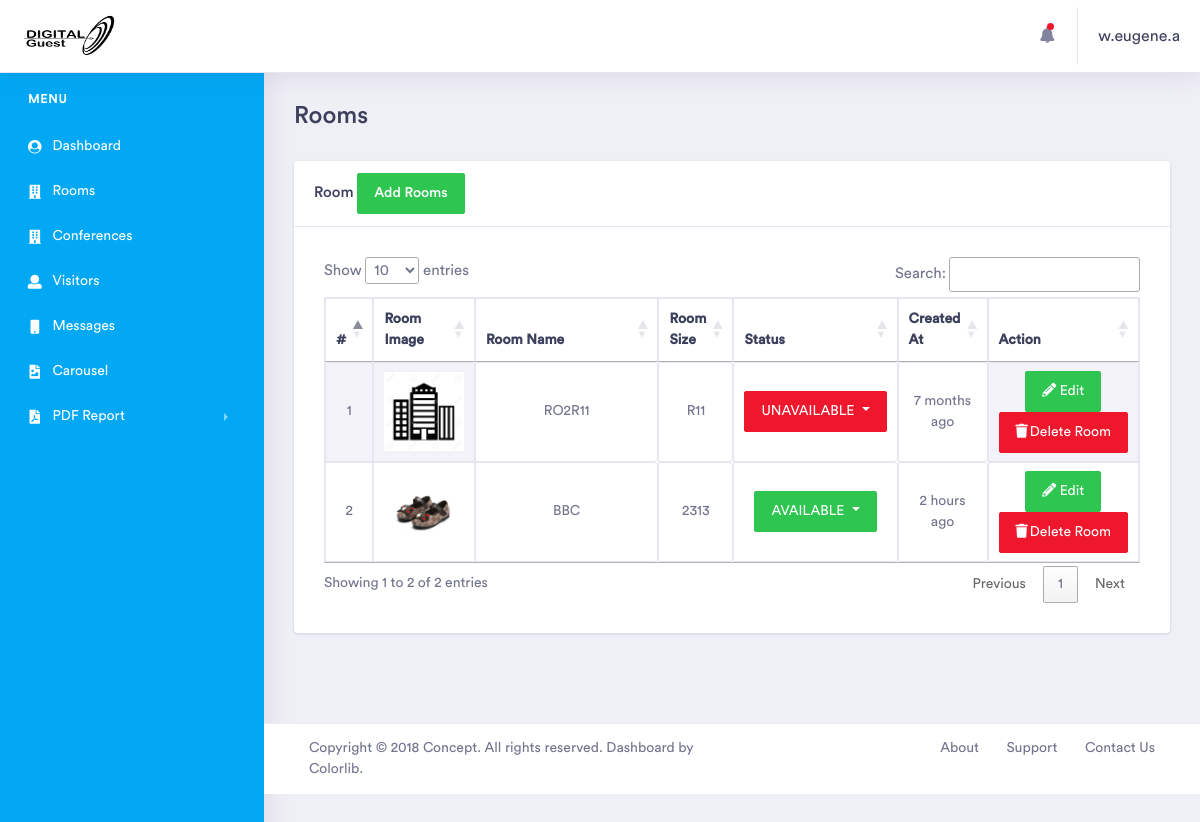
Screenshot of /visitorsadmin/room (signed in) with the database file from the repository.
### visitorsfront/models.py (models this page shows, shortened)
class Room(models.Model):
    room_name = models.CharField(max_length=200, null=False, blank=False)
    room_number = models.CharField(max_length=200, null=False, blank=False)
    room_image = models.ImageField(max_length=200, null=False, blank=False, upload_to='rooms')
    created_at = models.DateTimeField(auto_now_add=True)
    updated_at = models.DateTimeField(auto_now=True)
    ROOM_STATUS=(
        ('AVAILABLE', 'Available'),
        ('UNAVAILABLE','Unavailable'),
    )
    status = models.CharField(choices=ROOM_STATUS, max_length=200, null=False, blank=False, default='AVAILABLE')

### visitorsadmin/views.py (the view)
# urls.py: path('room', views.room, name='room'),
def room(request):
    rooms =Room.objects.all()
    context = {
        'rooms': rooms,
    }
    return render(request, 'tulia/orders/new_orders.html', context)

### visitorsadmin/templatetags/call_method.py (called while the page is built)
@register.filter(name='messagesss')
def allmessages(request):
    messages = Message.objects.order_by('-created_at')
    if messages:
        return messages
    return None

@register.filter(name='if_admin')
def if_admin(request):
    user=request.user.id
    admin = User.objects.filter(id=user, is_superuser=True).first()
    if admin:
        return True
    return False

### visitorsadmin/templates/tulia/orders/new_orders.html (shortened to what this page needs)
{% extends 'tulia/dashboard/dashboard.html' %}
{% load humanize %}
{% load static %}
{% load call_method %}
{% block content %}
    <div class="dashboard-wrapper">
            <div class="container-fluid  dashboard-content">
                <div class="row">
                    <div class="col-xl-12 col-lg-12 col-md-12 col-sm-12 col-12">
                        <div class="page-header">
                            <h2 class="pageheader-title">Rooms</h2>
                        </div>
                    </div>
                </div>
                <div class="row">
                    <div class="col-xl-12 col-lg-12 col-md-12 col-sm-12 col-12">
                        <div class="card">
                            <h5 class="card-header">Room
                                {% if request|if_admin %}
                                    <a href="#" class="btn-success btn pull-right" data-toggle="modal" data-target="#productadd">Add Rooms </a>
                                {% endif %}
                            </h5>
                            <div class="card-body">
                                <div class="table-responsive">
                                 {% if rooms|length > 0 %}
                                    <div class="main-chart" id="line-chart" style="padding: 10px">
                                       <table id="myTable" class="example table table-striped table-bordered" style="">
                                            <thead>
                                                <tr class="text-capitalize">
                                                    <th>#</th>
                                                    <th>Room Image</th>
                                                    <th>Room Name</th>
                                                    <th>Room Size</th>
                                                    <th>Status</th>
                                                    <th>Created At</th>
                                                    <th>Action</th>
                                                </tr>
                                            </thead>
                                            <tbody>
                                                {% for room in rooms %}
                                                    <tr class="text-center ">
                                                        <td>{{ forloop.counter }}</td>
                                                         <td class="tb-data tb-data" style="width: 110px; position: relative">
                                                            <div class="product-image ">
                                                               <img style="width: 100%;" src="{{ room.room_image.url }}" alt="{{ room.room_name }}">
                                                            </div>
                                                        </td>
                                                        <td class="product-details" style="width: 299px; text-transform: uppercase;">{{ room.room_name }}</td>
                                                        <td class="product-details" style="">{{ room.room_number }}</td>
                                                        <td class="product-details" style="">
                                                            {% if not request|if_admin %}
                                                                {{ room.status }}
                                                            {% else %}
                                                                <div class="btn-group dropdown">
                                                                  <button type="button" class="btn
                                                                  {% if room.status == 'AVAILABLE' %}
                                                                         btn-success
                                                                  {% elif room.status == 'UNAVAILABLE' %}
                                                                         btn-danger
                                                                   {% endif %}
                                                                   dropdown-toggle" data-toggle="dropdown" aria-haspopup="true" aria-expanded="false">
                                                                    {{room.status}}
                                                                  </button>
                                                                </div>
                                                            {% endif %}
                                                        </td>
                                                        <td class="product-details" style="">{{ room.created_at|naturaltime}}</td>
                                                        <td>
                                                            {% if request|if_admin %}
                                                                <a href="" class="btn btn-success" data-toggle="modal" data-target="#productedit{{ room.id }}"><i class="fas fa-pencil-alt"></i> Edit</a>
                                                                <a href="{% url 'VisitorsAdmin:deleteroom' room.id %}"  class="btn btn-danger"><i class="fas fa-trash " style="padding-right: 2px"></i>Delete Room</a>
                                                            {% endif %}
                                                        </td>
                                                    </tr>
                                                {% endfor %}
                                            </tbody>
                                       </table>
                                    </div>
                                {% endif %}
                                </div>
                            </div>
                        </div>
                    </div>
                </div>
            </div>
            <div class="footer">
                <div class="container-fluid">
                    <div class="row">
                        <div class="col-xl-6 col-lg-6 col-md-12 col-sm-12 col-12">
                            Copyright © 2018 Concept. All rights reserved. Dashboard by <a href="https://colorlib.com/wp/">Colorlib</a>.
                        </div>
                        <div class="col-xl-6 col-lg-6 col-md-12 col-sm-12 col-12">
                            <div class="text-md-right footer-links d-none d-sm-block">
                                <a href="javascript: void(0);">About</a>
                                <a href="javascript: void(0);">Support</a>
                                <a href="javascript: void(0);">Contact Us</a>
                            </div>
                        </div>
                    </div>
                </div>
            </div>
        </div>
{% endblock content %}

### visitorsadmin/templates/tulia/dashboard/dashboard.html (shortened to what this page needs)
<!doctype html>
{% load static %}
{% load call_method %}
{% load humanize %}
<html lang="en">
<head>
    <link rel="stylesheet" href="{% static 'assets/vendor/bootstrap/css/bootstrap.min.css' %}">
    <link href="{% static 'assets/vendor/fonts/circular-std/style.css' %}" rel="stylesheet">
    <link rel="stylesheet" href="{% static 'assets/libs/css/style.css' %}">
    <link rel="stylesheet" href="{% static 'assets/vendor/fonts/fontawesome/css/fontawesome-all.css' %}">
    <link rel="stylesheet" href="{% static 'assets/vendor/charts/chartist-bundle/chartist.css' %}">
    <link rel="stylesheet" href="{% static 'assets/vendor/charts/morris-bundle/morris.css' %}">
    <link rel="stylesheet" href="{% static 'assets/vendor/fonts/material-design-iconic-font/css/materialdesignicons.min.css' %}">
    <link rel="stylesheet" href="{% static 'assets/vendor/charts/c3charts/c3.css' %}">
    <link rel="stylesheet" href="{% static 'assets/vendor/fonts/flag-icon-css/flag-icon.min.css' %}">
    <link rel="stylesheet" href="https://cdn.datatables.net/1.10.20/css/jquery.dataTables.min.css">
</head>
<body>
    <div class="dashboard-main-wrapper">
        <div class="dashboard-header">
            <nav class="navbar navbar-expand-lg bg-white fixed-top">
                <a class="navbar-brand" href="{% url 'VisitorsAdmin:home' %}">
                    <img style="height: 50px; width: 100px; overflow:hidden;" src="{% static 'assets/Chiropractic 1.png' %}" alt="">
                </a>
                <div class="collapse navbar-collapse " id="navbarSupportedContent">
                    <ul class="navbar-nav ml-auto navbar-right-top">
                        {% if request|if_admin %}
                        <li class="nav-item dropdown notification">
                            <a class="nav-link nav-icons" href="#" id="navbarDropdownMenuLink1" data-toggle="dropdown" aria-haspopup="true" aria-expanded="false"><i class="fas fa-fw fa-bell"></i> <span class="indicator"></span></a>
                        </li>
                        {% endif %}
                        <li class="nav-item dropdown nav-user">
                            <a class="nav-link nav-user-img text-dark" href="#" id="navbarDropdownMenuLink2" data-toggle="dropdown">{{ request.user.username }}</a>
                        </li>
                    </ul>
                </div>
            </nav>
        </div>
        <div class="nav-left-sidebar sidebar-dark">
            <div class="menu-list">
                <nav class="navbar navbar-expand-lg navbar-light">
                    <div class="collapse navbar-collapse" id="navbarNav">
                        <ul class="navbar-nav flex-column">
                            <li class="nav-divider">
                                Menu
                            </li>
                            <li class="nav-item ">
                                <a class="nav-link " href="{% url 'VisitorsAdmin:home' %}">
                                    <i class="fa fa-fw fa-user-circle"></i>Dashboard
                                </a>
                            </li>
                            <li class="nav-item">
                                <a class="nav-link" href="{% url 'VisitorsAdmin:room' %}" ><i class="fa fa-fw fa-building"></i>Rooms</a>
                            </li>
                            <li class="nav-item">
                                <a class="nav-link" href="{% url 'VisitorsAdmin:conference' %}" ><i class="fa fa-fw fa-building"></i>Conferences</a>
                            </li>
                            {% if request|if_admin %}
                               <li class="nav-item">
                                    <a class="nav-link" href="{% url 'VisitorsAdmin:visitors' %}" ><i class="fa fa-fw fa-user"></i>Visitors</a>
                                </li>
                                <li class="nav-item">
                                    <a class="nav-link" href="{% url 'VisitorsAdmin:messages' %}" ><i class="fa fa-fw fa-mobile"></i>Messages</a>
                                </li>
                                <li class="nav-item">
                                    <a class="nav-link" href="{% url 'VisitorsAdmin:carousel' %}" ><i class="fa fa-fw fa-file-image"></i>Carousel</a>
                                </li>
                            {% endif %}
                                <li class="nav-item">
                                    <a class="nav-link" href="#" data-toggle="collapse" aria-expanded="false" data-target="#submenu-48" aria-controls="submenu-48" ><i class="fa fa-fw fa-file-pdf"></i>PDF Report</a>
                                </li>
                        </ul>
                    </div>
                </nav>
            </div>
        </div>
    <div class="col-sm-7" style="margin: 0 auto;">
    </div>
        {% block content %}
        {% endblock content %}
    </div>
{% load sweetify %}
</body>
</html>

### rows the page displays
Room: room_image (picture), room_name "RO2R11", room_number "R11", status "UNAVAILABLE", created_at "7 months ago"
Room: room_image (picture), room_name "BBC", room_number "2313", status "AVAILABLE", created_at "2 hours ago"

### other values shown
{{ request.user.username }} "w.eugene.a"
